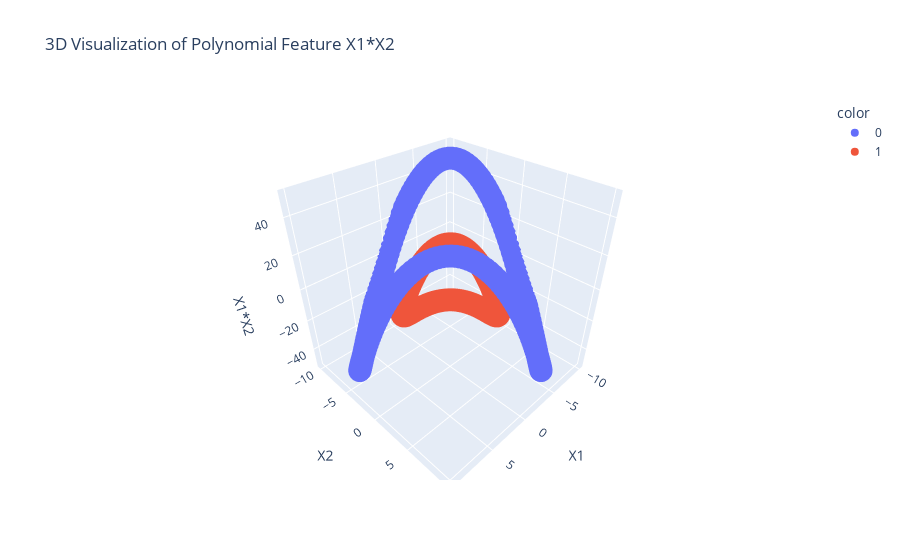

Here is the notebook cell this chart was saved with:
### Code cell
# Re-attempting the 3D scatter plot with polynomial features
fig = px.scatter_3d(df, x='X1', y='X2', z='X1*X2', color=df['Y'].astype(str),
                     title="3D Visualization of Polynomial Feature X1*X2")
fig.show()

### Figure 1 — Plotly figure (JSON) as saved in the notebook; plotly's stock layout.template omitted (floating-point values rounded to 4 significant figures; data arrays with more than 128 entries replaced by an {"elided": "..."} marker saying what was removed)
{"data": [{"hovertemplate": "color=0<br>X1=%{x}<br>X2=%{y}<br>X1*X2=%{z}<extra></extra>", "legendgroup": "0", "marker": {"color": "#636efa", "symbol": "circle"}, "mode": "markers", "name": "0", "scene": "scene", "showlegend": true, "type": "scatter3d", "x": {"elided": "200 float values"}, "y": {"elided": "200 float values"}, "z": {"elided": "200 float values"}}, {"hovertemplate": "color=1<br>X1=%{x}<br>X2=%{y}<br>X1*X2=%{z}<extra></extra>", "legendgroup": "1", "marker": {"color": "#EF553B", "symbol": "circle"}, "mode": "markers", "name": "1", "scene": "scene", "showlegend": true, "type": "scatter3d", "x": {"elided": "200 float values"}, "y": {"elided": "200 float values"}, "z": {"elided": "200 float values"}}], "layout": {"legend": {"title": {"text": "color"}, "tracegroupgap": 0}, "scene": {"domain": {"x": [0, 1], "y": [0, 1]}, "xaxis": {"title": {"text": "X1"}}, "yaxis": {"title": {"text": "X2"}}, "zaxis": {"title": {"text": "X1*X2"}}}, "title": {"text": "3D Visualization of Polynomial Feature X1*X2"}}}
